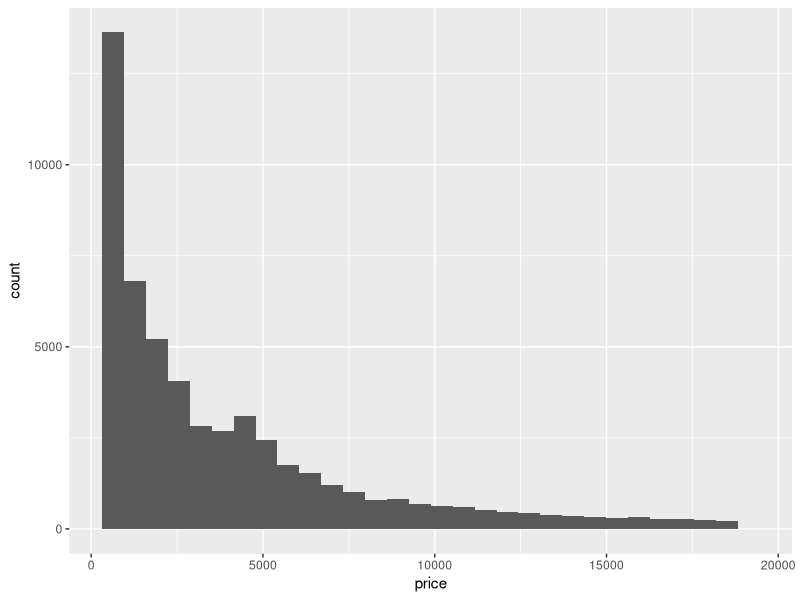
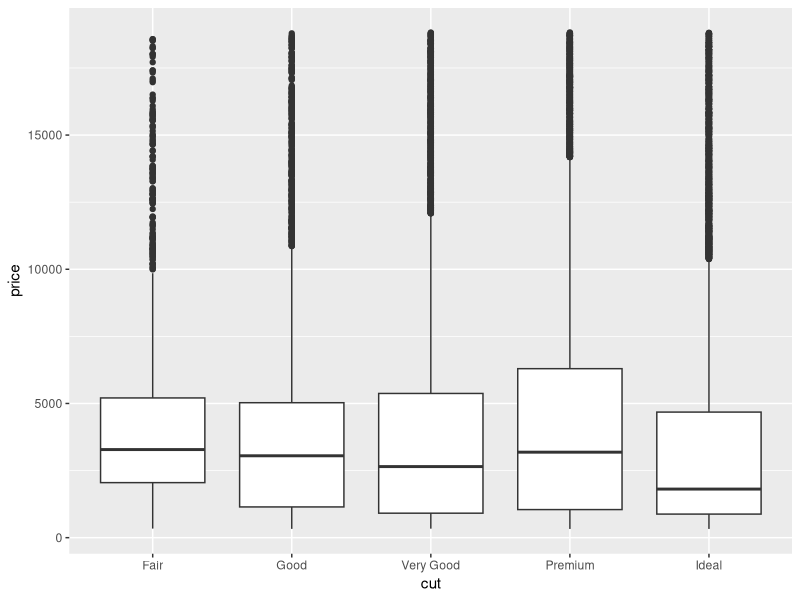
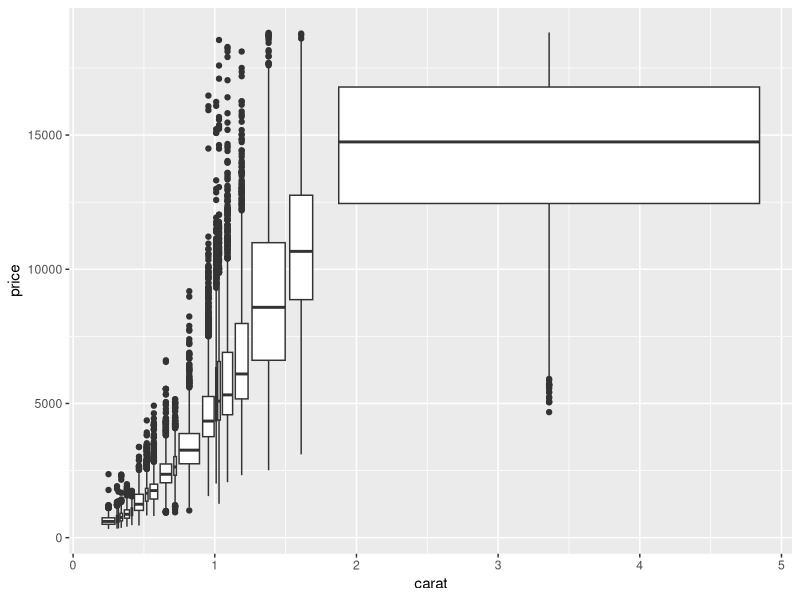
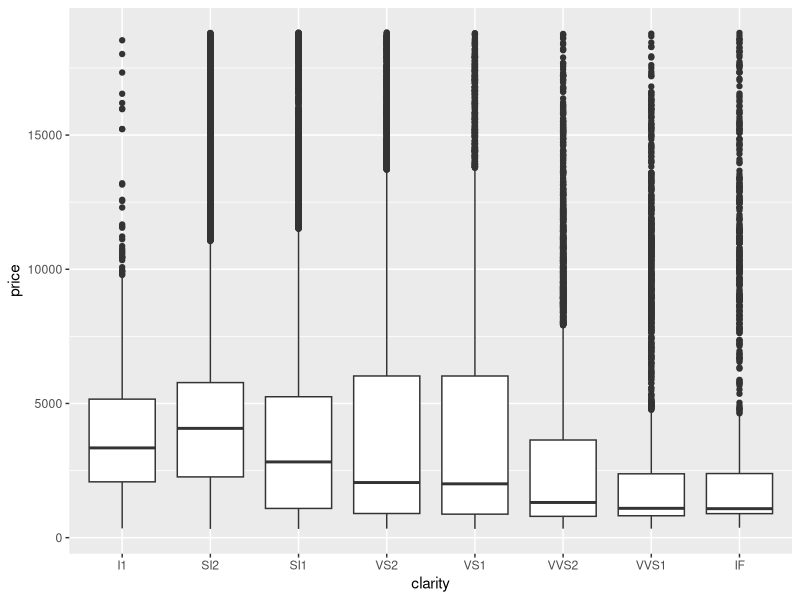
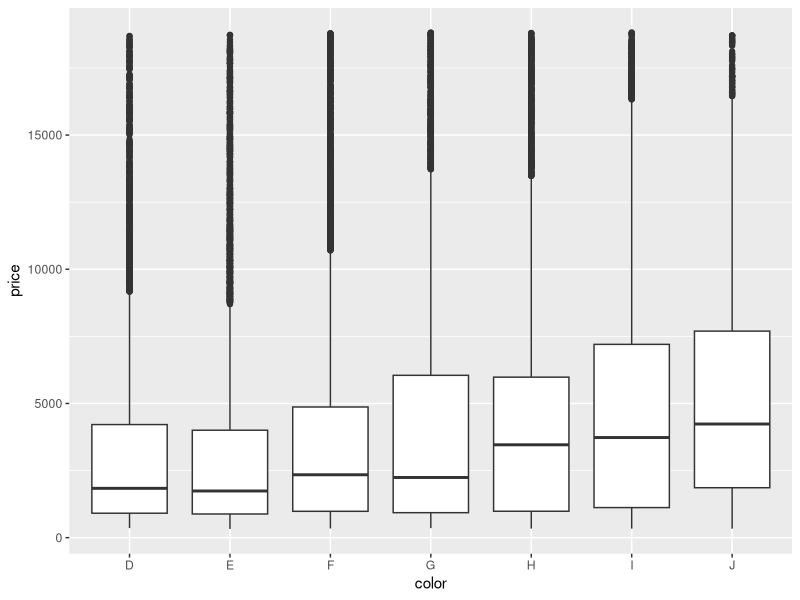
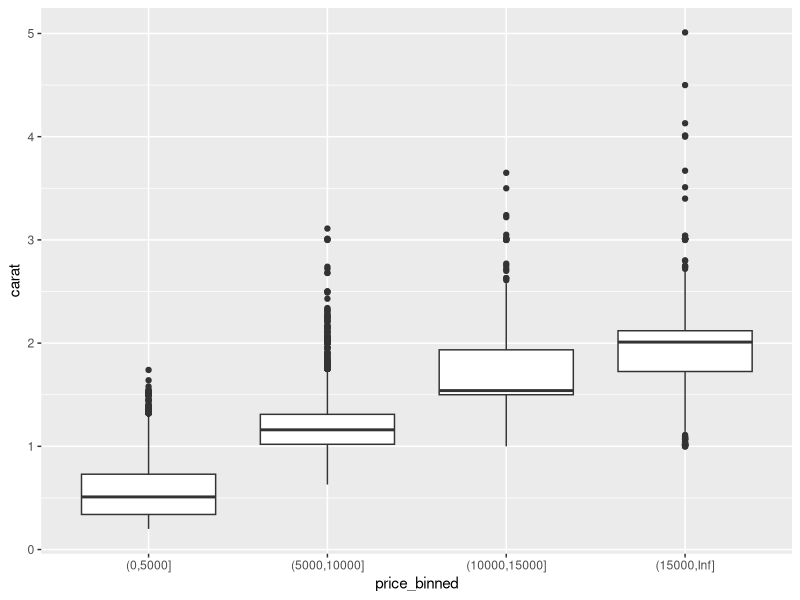

These figures' R source, in order:
## ---- chunk 1
knitr::opts_chunk$set(echo = TRUE)
## ---- chunk 2
library(tidyverse)
## ---- chunk 3
diamonds %>%
  ggplot(aes(x = price)) +
  geom_histogram()

## ---- chunk 4
# Of the 4C's, Carat is the most important predictor of price, as the median price continues to go up as carat increases. 
diamonds %>%
  ggplot(aes(x= cut, y = price)) +
  geom_boxplot() 

diamonds %>%
  ggplot(aes(x= carat, y = price)) +
   geom_boxplot(mapping = aes(group = cut_number(carat, 20)))

diamonds %>%
  ggplot(aes(x= clarity, y = price)) +
  geom_boxplot() 

diamonds %>%
  ggplot(aes(x= color, y = price)) +
  geom_boxplot() 

## ---- chunk 5
diamonds %>%
  mutate(price_binned = cut(price, breaks=c(seq(0, max(price), 5000), Inf), dig.lab=10)) %>%
  ggplot(aes(x = price_binned, y = carat)) +
  geom_boxplot()
